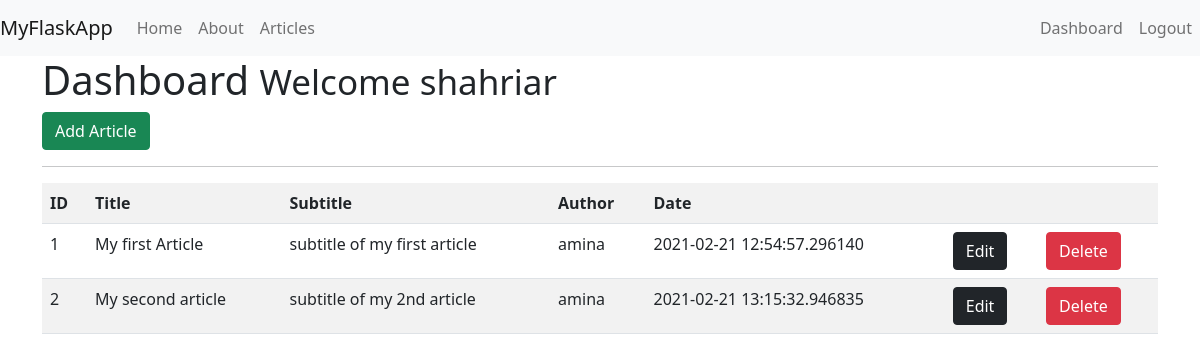
The page /dashboard (signed in) on the database as committed earlier.
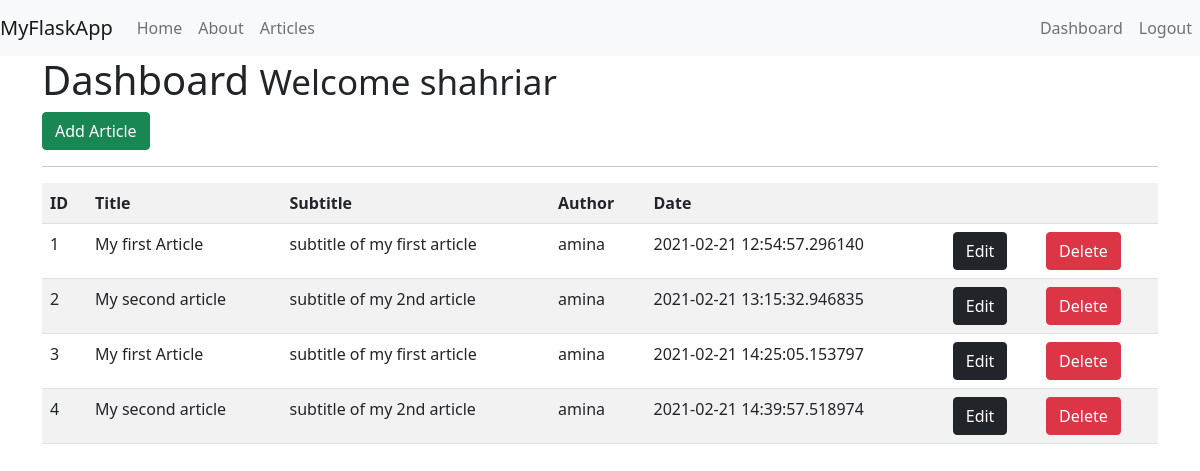
The same page on the database as committed later.
### app.py (models this page shows, shortened)
class Articles(db.Model):
    __tablename__ = 'articles'
    id = db.Column(db.Integer, primary_key=True)
    title = db.Column(db.String(100))
    subtitle = db.Column(db.String(200))
    author = db.Column(db.String(200))
    body = db.Column(db.Text())
    create_date = db.Column(db.DateTime)

### app.py (the view)
@app.route('/dashboard')
@is_logged_in
def dashboard():
    result = Articles.query.all()
    if result != 0:
        return render_template('dashboard.html',articles=result)
    else:
        message= 'No articles found'
        return render_template('dashboard.html', msg=message)

### app.py (called while the page is built)
def is_logged_in(f):
    @wraps(f)
    def wrap(*args, **kwargs):
        if 'logged_in' in session:
            return f(*args, **kwargs)
        else:
            flash('Unauthorized, please login','danger')
            return redirect(url_for('login'))
    return wrap

### templates/dashboard.html
{% extends 'layout.html' %}
{% block body %}
<h1>Dashboard <small> Welcome {{session.username}}</small></h1>
<a class="btn btn-success" href="/add_article"> Add Article</a>
<hr>
<table class="table table-striped">
    <tr>
      <th>ID</th>
      <th>Title</th>
      <th>Subtitle</th>
      <th>Author</th>
      <th>Date</th>
      <th></th>
      <th></th>
    </tr>
    {% for article in articles %}
    <tr>
      <td>{{article.id}}</td>
      <td>{{article.title}}</td>
      <td>{{article.subtitle}}</td>
      <td>{{article.author}}</td>
      <td>{{article.create_date}}</td>
      <td><a href="edit_article/{{article.id}}" class="btn btn-dark float-right">Edit</a></td>
      <td>
        <a href="#" class="btn btn-danger float-right">Delete</a>
      </td>
    </tr>
  {% endfor %}
</table>
{% endblock %}

### templates/layout.html (shortened to what this page needs)
<!DOCTYPE html>
<html lang="en">
<head>
   <link rel="stylesheet" href="{{url_for('static', filename = 'css/bootstrap.min.css')}}">
</head>
<body>
    {% include 'includes/_navbar.html' %}
    <div class='container'>
    {% block body %} {% endblock %}
    </div>
</body>
</html>

### templates/includes/_navbar.html (shortened to what this page needs)
<nav class="navbar navbar-expand-lg navbar-light bg-light">
  <a class="navbar-brand" href="#">MyFlaskApp</a>
  <div class="collapse navbar-collapse" id="navbar">
    <ul class="navbar-nav mr-auto">
      <li class="nav-item active">
        <a class="nav-link" href="/">Home </a>
      </li>
      <li class="nav-item">
        <a class="nav-link" href="/about">About</a>
      </li>
      <li class="nav-item">
          <a class="nav-link" href="/articles">Articles</a>
        </li>
    </ul>
    <ul class="navbar-nav ms-auto">
      {% if session.logged_in %}
      <li class="nav-item"><a class="nav-link" href="/dashboard">Dashboard</a></li>
      <li class="nav-item"><a class="nav-link" href="/logout">Logout</a></li>
      {% else %}
      <li class="nav-item"><a class="nav-link" href="/register">Register</a></li>
      <li class="nav-item"><a class="nav-link" href="/login">Login</a></li>
      {% endif %}
    </ul>
  </div>
</nav>

Rows that differ between the two databases and show on the page:
added Articles: id "3", title "My first Article", subtitle "subtitle of my first article", author "amina", create_date "2021-02-21 14:25:05.153797"
added Articles: id "4", title "My second article", subtitle "subtitle of my 2nd article", author "amina", create_date "2021-02-21 14:39:57.518974"
